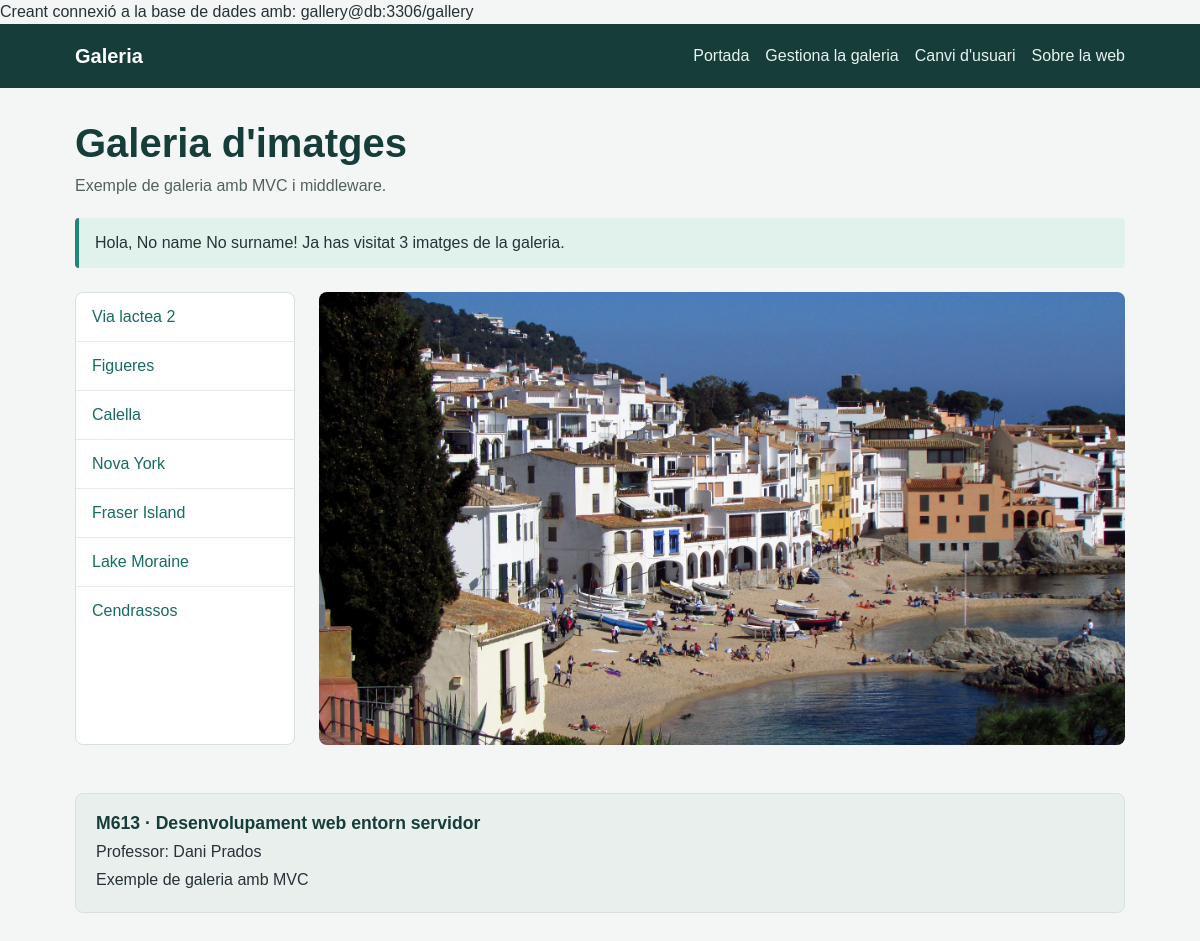
The app's page /gallery/public/index.php?image=3 with its own data.
### tables this page shows
CREATE TABLE `images` (
  `id` int NOT NULL AUTO_INCREMENT,
  `url` varchar(255) NOT NULL,
  `title` varchar(512) NOT NULL,
  `description` text NOT NULL,
  PRIMARY KEY (`id`)
);

### gallery/public/index.php (called while the page is built, shortened)
<?php
 include "../src/controllers/ctrlIndex.php";
 include "../src/Models/Db.php";
 include "../src/Models/Images.php";
 include "../src/Emeset/Container.php";
 include "../src/Emeset/Request.php";
 include "../src/Container.php";
 $request = new \Emeset\Request();
 $response = new \Emeset\Response();
 $container = new Container($config);
 $r = $request->get("INPUT_REQUEST", "r") ?? '';
 if($r == "do-login") {
     $response = ctrlDoLogin($request, $response, $container);
 } elseif($r == "login") {
     $response = ctrlLogin($request, $response, $container);
 } else if($r == "gallery-admin") {
     $response = ctrlGalleryAdmin($request, $response, $container);
 } else if($r == "image-new") {
     $response = ctrlImageNew($request, $response, $container);
 } else if($r == "image-edit") {
     $response = ctrlImageEdit($request, $response, $container);
 } else if($r == "image-delete") {
     $response = ctrlImageDelete($request, $response, $container);
 } else if($r == "image-store") {
     $response = ctrlImageStore($request, $response, $container);
 } else if($r == "image-update") {
     $response = ctrlImageUpdate($request, $response, $container);
 }  else if($r == "about") {
     $response = ctrlAbout($request, $response, $container);
 }  else if($r == "") {
     $response = ctrlIndex($request, $response, $container);
 }  else {
     echo "No existeix la ruta";
 }
 $response->execute();

### gallery/src/Emeset/Request.php (called while the page is built, shortened)
<?php
class Request
{
    public function get(int|string $input, string $id, int|string $filter = "FILTER_SANITIZE_STRING", int|array $options = 0): mixed
    {
        $result = false;
        if ($input === 'SESSION') {
            $result = null;
        } elseif ($input === 'FILES') {
            $result = null;
            if (isset($_FILES[$id])) {
                $result = $_FILES[$id];
            }
        } elseif ($input === "INPUT_REQUEST") {
            $result = null;
        } else {
            if ($filter == "FILTER_SANITIZE_STRING") {
                $result = filter_input($input, $id, FILTER_DEFAULT, $options);
                if (isset($result)) {
                    $result = htmlspecialchars($result, ENT_QUOTES, 'UTF-8');
                }
            } else {
                $result = filter_input($input, $id, $filter, $options);
            }
        }
        return $result;
    }
}

### gallery/src/controllers/ctrlIndex.php (called while the page is built)
<?php
function ctrlIndex(\Emeset\Request $request, \Emeset\Response $response, Container $container): \Emeset\Response{
    $imagesModel = $container->Images();
    $images = $imagesModel->get();
    $name = $request->get("SESSION", "name") ?? "No name";
    $surname = $request->get("SESSION", "surname") ?? "No surname";
    $id = $request->get(INPUT_GET, "image") ?? false;
    if($id !== false){
        $current = $imagesModel->getById($id);
    } else {
        $current = $images[0];
    }
    $response->set("images", $images);
    $response->set("currentImage", $current);
    $response->set("name", $name);
    $response->set("surname", $surname);
    $response->setTemplate("home.php");
    return $response;
}

### gallery/src/Emeset/Container.php (called while the page is built, shortened)
<?php
class Container
{
    public function __construct(array $config)
    {
        $this->config = $config;
    }
}

### gallery/src/Models/Db.php (called while the page is built, shortened)
<?php
class Db {
    private \PDO $db;
    public function __construct($user, $password, $dbName, $host = '127.0.0.1', $port = 3306)
    {
        $dsn = "mysql:dbname=$dbName;host=$host;port=$port";
        try {
            $this->db = new \PDO($dsn, $user, $password);
        } catch (\PDOException $e) {
            echo $dsn;
            die('Ha fallat la connexió: ' . $e->getMessage());
        }
    }
    public function getDb() : \PDO
    {
        return $this->db;
    }
}

### gallery/src/Models/Images.php (called while the page is built, shortened)
<?php
class Images
{
    public \PDO $sql;
    public function __construct(Db $db)
    {
        $this->sql = $db->getDb();
    }
    public function get(): array
    {
        $query = 'select id, url, title from images';
        $result = [];
        foreach ($this->sql->query($query, \PDO::FETCH_ASSOC) as $link) {
            $result[] = $link;
        }
        return $result;
    }
    public function getById(int $id) : array | bool
    {
        $query = 'select id, url, title from images where id = :id';
        $stm = $this->sql->prepare($query);
        $stm->execute([':id' => $id]);
        $image = $stm->fetch(\PDO::FETCH_ASSOC);
        return $image;
    }
}

### gallery/src/views/home.php (the view, shortened to what this page needs)
<!doctype html>
<html lang="ca">
<head>
  <link rel="stylesheet" href="css/styles.css">
</head>
<body>
  <?php include "components/header.php"; ?>
  <main class="container">
    <h1 class="page-heading">Galeria d'imatges</h1>
    <p class="intro">Exemple de galeria amb MVC i middleware.</p>
    <p class="notice">Hola, <?= $name ?> <?= $surname ?>! Ja has visitat 3 imatges de la galeria.</p>
    <section class="gallery-layout" aria-label="Galeria">
      <nav class="image-list" aria-label="Selecciona una imatge">
        <?php foreach($images as $key => $image) { ?>
        <a href="index.php?image=<?= $image["id"] ?>"><?= $image["title"] ?></a>
        <?php } ?>
      </nav>
      <div>
        <img class="featured-image" src="img/<?= $currentImage["url"] ?>" alt="<?= $currentImage["title"] ?>">
      </div>
    </section>
  </main>
  <footer class="site-footer">
    <div class="footer-card">
      <h2>M613 · Desenvolupament web entorn servidor</h2>
      <p>Professor: Dani Prados</p>
      <p>Exemple de galeria amb MVC</p>
    </div>
  </footer>
</body>
</html>

### gallery/public/css/styles.css (style rules this page uses)
:root { font-family: Arial, Helvetica, sans-serif; color: #263238; background: #f4f6f5; }
* { box-sizing: border-box; }
body { margin: 0; line-height: 1.5; }
a { color: #176b63; }
.navigation, .container { width: min(100% - 2rem, 1050px); margin: 0 auto; }
.container { padding: 2rem 0; }
.page-heading { margin: 0 0 0.5rem; color: #173d3a; font-size: clamp(1.8rem, 4vw, 2.5rem); line-height: 1.15; }
.intro { margin-top: 0; color: #52615e; }
.notice { margin: 1.25rem 0; padding: 0.8rem 1rem; border-left: 4px solid #218779; border-radius: 4px; background: #e1f2ed; }
.gallery-layout { display: grid; grid-template-columns: 220px minmax(0, 1fr); gap: 1.5rem; margin-top: 1.5rem; }
.image-list, .card, .content-panel, .footer-card { border: 1px solid #d8e0dd; border-radius: 8px; background: #fff; }
.image-list { overflow: hidden; }
.image-list a { display: block; padding: 0.75rem 1rem; border-bottom: 1px solid #e5ebe8; text-decoration: none; }
.image-list a:last-child { border-bottom: 0; }
.featured-image { display: block; width: 100%; max-height: 560px; border-radius: 8px; object-fit: cover; }
.form-card h2, .content-panel h2, .footer-card h2 { margin-top: 0; color: #173d3a; }
.site-footer { width: min(100% - 2rem, 1050px); margin: 1rem auto 2rem; }
.footer-card { padding: 1rem 1.25rem; background: #e9efec; }
.footer-card h2 { margin-bottom: 0.25rem; font-size: 1.1rem; }
.footer-card p { margin: 0.25rem 0; }

### records on screen
images: title "Via lactea 2"
images: title "Figueres"
images: title "Calella", url (picture)
images: title "Nova York"
images: title "Fraser Island"
images: title "Lake Moraine"
images: title "Cendrassos"

### other values on screen
$this->config["db"]["user"] "gallery"
$this->config["db"]["host"] "db"
$this->config["db"]["port"] "3306"
$this->config["db"]["dbname"] "gallery"
$name "No name"
$surname "No surname"
